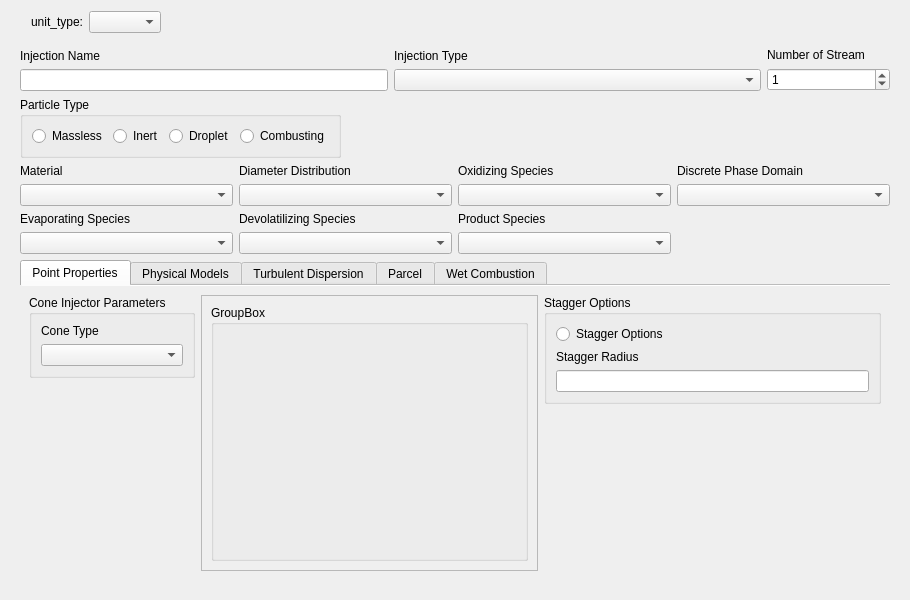
<?xml version="1.0" encoding="UTF-8"?>
<ui version="4.0">
 <class>unit_edit_dialog</class>
 <widget class="QDialog" name="unit_edit_dialog">
  <property name="geometry">
   <rect>
    <x>0</x>
    <y>0</y>
    <width>910</width>
    <height>600</height>
   </rect>
  </property>
  <property name="windowTitle">
   <string>Dialog</string>
  </property>
  <layout class="QVBoxLayout" name="verticalLayout_frame" stretch="0,0">
   <item>
    <layout class="QHBoxLayout" name="unit_type_layout" stretch="0,0,0">
     <property name="sizeConstraint">
      <enum>QLayout::SizeConstraint::SetMinimumSize</enum>
     </property>
     <property name="leftMargin">
      <number>20</number>
     </property>
     <property name="rightMargin">
      <number>20</number>
     </property>
     <item>
      <widget class="QLabel" name="label_unit">
       <property name="text">
        <string>unit_type:</string>
       </property>
      </widget>
     </item>
     <item>
      <widget class="QComboBox" name="comboBox_unit"/>
     </item>
     <item>
      <spacer name="horizontalSpacer_unit">
       <property name="orientation">
        <enum>Qt::Orientation::Horizontal</enum>
       </property>
       <property name="sizeHint" stdset="0">
        <size>
         <width>40</width>
         <height>20</height>
        </size>
       </property>
      </spacer>
     </item>
    </layout>
   </item>
   <item>
    <widget class="QStackedWidget" name="stackedWidget_unit_type">
     <property name="enabled">
      <bool>true</bool>
     </property>
     <property name="currentIndex">
      <number>0</number>
     </property>
     <widget class="QWidget" name="page_injection">
      <layout class="QVBoxLayout" name="verticalLayout_page_injection">
       <item>
        <layout class="QHBoxLayout" name="horizontalLayout_injecton_title" stretch="3,3,1">
         <property name="sizeConstraint">
          <enum>QLayout::SizeConstraint::SetMinimumSize</enum>
         </property>
         <item>
          <layout class="QVBoxLayout" name="verticalLayout_injection_name">
           <property name="sizeConstraint">
            <enum>QLayout::SizeConstraint::SetMinimumSize</enum>
           </property>
           <item>
            <widget class="QLabel" name="label_injection_name">
             <property name="text">
              <string>Injection Name</string>
             </property>
            </widget>
           </item>
           <item>
            <widget class="QLineEdit" name="lineEdit_injection_name"/>
           </item>
          </layout>
         </item>
         <item>
          <layout class="QVBoxLayout" name="verticalLayout_injecton_type">
           <property name="sizeConstraint">
            <enum>QLayout::SizeConstraint::SetMinimumSize</enum>
           </property>
           <item>
            <widget class="QLabel" name="label_injection_type">
             <property name="text">
              <string>Injection Type</string>
             </property>
            </widget>
           </item>
           <item>
            <widget class="QComboBox" name="comboBox_injection_type"/>
           </item>
          </layout>
         </item>
         <item>
          <layout class="QVBoxLayout" name="verticalLayout_number_of_stream">
           <property name="sizeConstraint">
            <enum>QLayout::SizeConstraint::SetMinimumSize</enum>
           </property>
           <item>
            <widget class="QLabel" name="label_number_of_stream">
             <property name="text">
              <string>Number of Stream</string>
             </property>
            </widget>
           </item>
           <item>
            <widget class="QSpinBox" name="spinBox_number_of_stream">
             <property name="enabled">
              <bool>true</bool>
             </property>
             <property name="maximum">
              <number>100000</number>
             </property>
             <property name="value">
              <number>1</number>
             </property>
            </widget>
           </item>
          </layout>
         </item>
        </layout>
       </item>
       <item>
        <layout class="QHBoxLayout" name="horizontalLayout_particle_type">
         <item>
          <widget class="QGroupBox" name="groupBox_partical_type">
           <property name="title">
            <string>Particle Type</string>
           </property>
           <layout class="QHBoxLayout" name="horizontalLayout_2">
            <item>
             <layout class="QHBoxLayout" name="horizontalLayout_partical_type">
              <item>
               <widget class="QRadioButton" name="radioButton_particle_massless">
                <property name="text">
                 <string>Massless</string>
                </property>
               </widget>
              </item>
              <item>
               <widget class="QRadioButton" name="radioButton_particle_Inert">
                <property name="text">
                 <string>Inert</string>
                </property>
               </widget>
              </item>
              <item>
               <widget class="QRadioButton" name="radioButton_particle_droplet">
                <property name="text">
                 <string>Droplet</string>
                </property>
               </widget>
              </item>
              <item>
               <widget class="QRadioButton" name="radioButton_particle_combusting">
                <property name="text">
                 <string>Combusting</string>
                </property>
               </widget>
              </item>
             </layout>
            </item>
           </layout>
          </widget>
         </item>
         <item>
          <spacer name="horizontalSpacer_2">
           <property name="orientation">
            <enum>Qt::Orientation::Horizontal</enum>
           </property>
           <property name="sizeHint" stdset="0">
            <size>
             <width>40</width>
             <height>20</height>
            </size>
           </property>
          </spacer>
         </item>
        </layout>
       </item>
       <item>
        <layout class="QGridLayout" name="gridLayout" rowstretch="0,0,0,0,0" columnstretch="0,0,0,0">
         <item row="1" column="3">
          <widget class="QLabel" name="label_discrete_phase_domain">
           <property name="text">
            <string>Discrete Phase Domain</string>
           </property>
          </widget>
         </item>
         <item row="4" column="2">
          <widget class="QComboBox" name="comboBox_product_species"/>
         </item>
         <item row="2" column="0">
          <widget class="QComboBox" name="comboBox_material"/>
         </item>
         <item row="3" column="0">
          <widget class="QLabel" name="label_evaporating_species">
           <property name="text">
            <string>Evaporating Species</string>
           </property>
          </widget>
         </item>
         <item row="4" column="0">
          <widget class="QComboBox" name="comboBox_evaporating_species"/>
         </item>
         <item row="2" column="3">
          <widget class="QComboBox" name="comboBox_discrete_phase_domain"/>
         </item>
         <item row="2" column="1">
          <widget class="QComboBox" name="comboBox_diameter_distribution"/>
         </item>
         <item row="1" column="1">
          <widget class="QLabel" name="label_diameter_distribution">
           <property name="text">
            <string>Diameter Distribution</string>
           </property>
          </widget>
         </item>
         <item row="3" column="1">
          <widget class="QLabel" name="label_devolatilizing_species">
           <property name="text">
            <string>Devolatilizing Species</string>
           </property>
          </widget>
         </item>
         <item row="3" column="2">
          <widget class="QLabel" name="label_product_species">
           <property name="text">
            <string>Product Species</string>
           </property>
          </widget>
         </item>
         <item row="4" column="1">
          <widget class="QComboBox" name="comboBox_devolatilizing_species"/>
         </item>
         <item row="1" column="2">
          <widget class="QLabel" name="label_oxidizing_species">
           <property name="text">
            <string>Oxidizing Species</string>
           </property>
          </widget>
         </item>
         <item row="1" column="0">
          <widget class="QLabel" name="label_material">
           <property name="text">
            <string>Material</string>
           </property>
          </widget>
         </item>
         <item row="2" column="2">
          <widget class="QComboBox" name="comboBox_oxidizin_species"/>
         </item>
        </layout>
       </item>
       <item>
        <layout class="QHBoxLayout" name="horizontalLayout_injection_tabwidget" stretch="0">
         <item>
          <widget class="QTabWidget" name="tabWidget_injection">
           <property name="autoFillBackground">
            <bool>false</bool>
           </property>
           <property name="styleSheet">
            <string notr="true">QTabBar {
    qproperty-expanding: true;  /* 通过属性设置 */
}

</string>
           </property>
           <property name="tabPosition">
            <enum>QTabWidget::TabPosition::North</enum>
           </property>
           <property name="tabShape">
            <enum>QTabWidget::TabShape::Rounded</enum>
           </property>
           <property name="currentIndex">
            <number>0</number>
           </property>
           <property name="elideMode">
            <enum>Qt::TextElideMode::ElideMiddle</enum>
           </property>
           <property name="usesScrollButtons">
            <bool>false</bool>
           </property>
           <property name="documentMode">
            <bool>true</bool>
           </property>
           <property name="tabsClosable">
            <bool>false</bool>
           </property>
           <property name="tabBarAutoHide">
            <bool>false</bool>
           </property>
           <widget class="QWidget" name="tab_point_properties">
            <attribute name="title">
             <string>Point Properties</string>
            </attribute>
            <layout class="QHBoxLayout" name="horizontalLayout_4">
             <item>
              <layout class="QHBoxLayout" name="layout_point_properties" stretch="0,0,0">
               <item>
                <layout class="QVBoxLayout" name="layout_cone_parameters">
                 <item>
                  <widget class="QGroupBox" name="cone_parameter_layout">
                   <property name="title">
                    <string>Cone Injector Parameters</string>
                   </property>
                   <layout class="QVBoxLayout" name="verticalLayout_8">
                    <item>
                     <widget class="QLabel" name="label_conetype">
                      <property name="text">
                       <string>Cone Type</string>
                      </property>
                     </widget>
                    </item>
                    <item>
                     <widget class="QComboBox" name="comboBox_conetype"/>
                    </item>
                   </layout>
                  </widget>
                 </item>
                 <item>
                  <spacer name="verticalSpacer_2">
                   <property name="orientation">
                    <enum>Qt::Orientation::Vertical</enum>
                   </property>
                   <property name="sizeHint" stdset="0">
                    <size>
                     <width>20</width>
                     <height>40</height>
                    </size>
                   </property>
                  </spacer>
                 </item>
                </layout>
               </item>
               <item>
                <widget class="QScrollArea" name="scrollArea">
                 <property name="widgetResizable">
                  <bool>true</bool>
                 </property>
                 <widget class="QWidget" name="scrollarea_properties">
                  <property name="geometry">
                   <rect>
                    <x>0</x>
                    <y>0</y>
                    <width>360</width>
                    <height>321</height>
                   </rect>
                  </property>
                  <layout class="QVBoxLayout" name="verticalLayout_3">
                   <item>
                    <widget class="QGroupBox" name="groupBox">
                     <property name="title">
                      <string>GroupBox</string>
                     </property>
                    </widget>
                   </item>
                  </layout>
                 </widget>
                </widget>
               </item>
               <item>
                <layout class="QVBoxLayout" name="layout_stagger_position">
                 <item>
                  <widget class="QGroupBox" name="stagger_layout">
                   <property name="title">
                    <string>Stagger Options</string>
                   </property>
                   <layout class="QVBoxLayout" name="verticalLayout_4">
                    <item>
                     <widget class="QRadioButton" name="radioButton_stagger">
                      <property name="text">
                       <string>Stagger Options</string>
                      </property>
                     </widget>
                    </item>
                    <item>
                     <widget class="QLabel" name="label_stagger">
                      <property name="text">
                       <string>Stagger Radius</string>
                      </property>
                     </widget>
                    </item>
                    <item>
                     <widget class="QLineEdit" name="lineEdit_stagger"/>
                    </item>
                   </layout>
                  </widget>
                 </item>
                 <item>
                  <spacer name="verticalSpacer">
                   <property name="orientation">
                    <enum>Qt::Orientation::Vertical</enum>
                   </property>
                   <property name="sizeHint" stdset="0">
                    <size>
                     <width>20</width>
                     <height>40</height>
                    </size>
                   </property>
                  </spacer>
                 </item>
                </layout>
               </item>
              </layout>
             </item>
            </layout>
           </widget>
           <widget class="QWidget" name="tab_physical_models">
            <attribute name="title">
             <string>Physical Models</string>
            </attribute>
           </widget>
           <widget class="QWidget" name="tab_turbulent_dispersion">
            <attribute name="title">
             <string>Turbulent Dispersion</string>
            </attribute>
           </widget>
           <widget class="QWidget" name="tab_parcel">
            <attribute name="title">
             <string>Parcel</string>
            </attribute>
           </widget>
           <widget class="QWidget" name="tab_wet_combustion">
            <attribute name="title">
             <string>Wet Combustion</string>
            </attribute>
           </widget>
          </widget>
         </item>
        </layout>
       </item>
      </layout>
     </widget>
     <widget class="QWidget" name="page_4"/>
    </widget>
   </item>
  </layout>
 </widget>
 <resources/>
 <connections/>
</ui>
